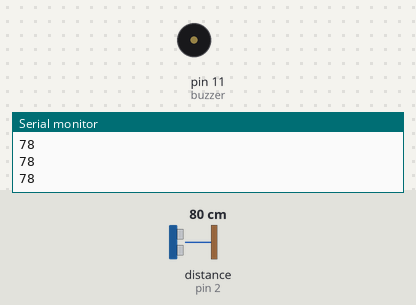
The sketch below on a simulated Arduino Uno, built with avr-gcc and run on an emulated ATmega328P. Shown: buzzer (waves = sounding, pin HIGH), the last lines printed to the serial monitor. Wiring (inferred from the names in the program): ultrasonic range finder: trigger pin 3; echo pin 2. Inputs (shaded band) come from the test bench; at power-on: distance to the obstacle (sensor on pin 2) 80 cm. The echo pulse lasts 58.3 µs per cm; pins used as bus, display or sensor lines are not drawn.

Above: at 1.2 s.
1.3 s: distance to the obstacle (sensor on pin 2) set to 12 cm
2.8 s: distance to the obstacle (sensor on pin 2) set to 9 cm
At 3.3 s:
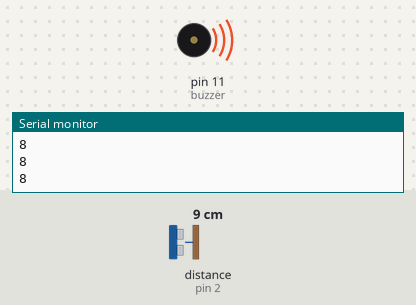
4.3 s: distance to the obstacle (sensor on pin 2) set to 18 cm
At 4.6 s:
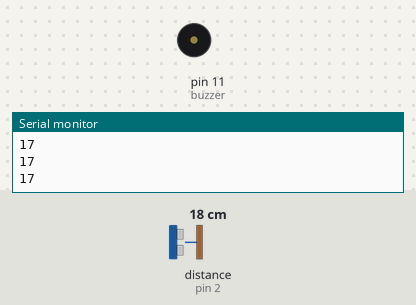
5.8 s: distance to the obstacle (sensor on pin 2) set to 2 cm
At 6.8 s:
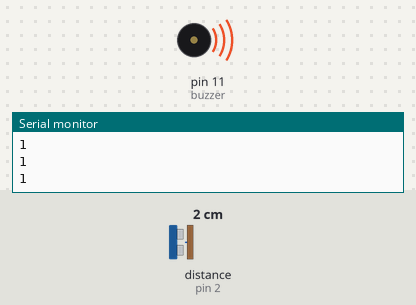
Timing chart, 0 to 8.3 s (numbered marks = the images above; inputs shaded):
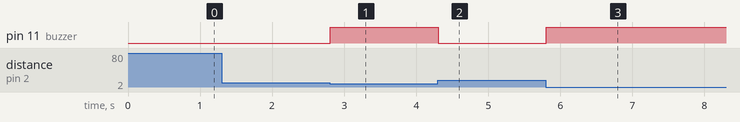

The sketch:

Smart_Parking_Alert_System.ino
```cpp
// (licence header left out)
// Pin Definitions
#define trig 3        // Ultrasonic Trigger Pin
#define echo 2        // Ultrasonic Echo Pin
int buzzer = 11;      // Buzzer Output Pin

// Setup Function
void setup() {

  pinMode(trig, OUTPUT);   // Set trigger as output
  pinMode(echo, INPUT);    // Set echo as input
  pinMode(buzzer, OUTPUT); // Set buzzer as output

  Serial.begin(9600);      // Start Serial Monitor
}

// Main Loop
void loop() {

  // Send 10µs pulse to trigger ultrasonic wave
  digitalWrite(trig, LOW);
  delayMicroseconds(2);

  digitalWrite(trig, HIGH);
  delayMicroseconds(10);

  digitalWrite(trig, LOW);

  // Measure echo return time
  long duration = pulseIn(echo, HIGH);

  // Convert time to distance in centimeters
  int distance = duration * 0.034 / 2;

  // Print distance to Serial Monitor
  Serial.println(distance);

  // Parking Alert Logic

  // If object is closer than 10 cm
  if (distance < 10) {
    digitalWrite(buzzer, HIGH);   // Turn ON buzzer
  }
  else {
    digitalWrite(buzzer, LOW);    // Turn OFF buzzer
  }
}
```

Measured:
- the behaviour switches between 11 and 10 cm on distance to the obstacle (sensor on pin 2) (found by bisection; images 0 and 1)
- after the input at 2.8 s, pin 11 (buzzer): LOW → HIGH at once
- after the input at 4.3 s, pin 11 (buzzer): HIGH → LOW at once
- after the input at 5.8 s, pin 11 (buzzer): LOW → HIGH at once
